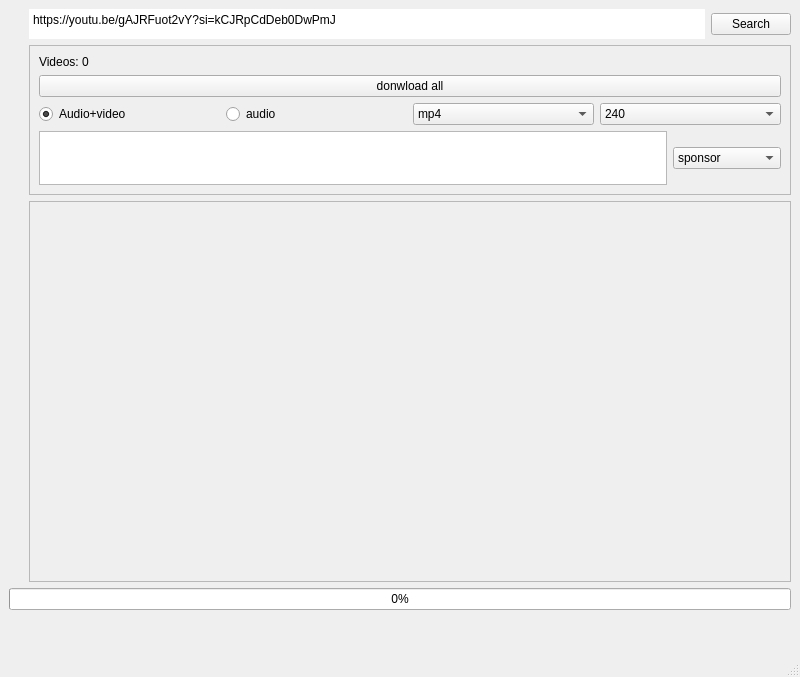
<?xml version="1.0" encoding="UTF-8"?>
<ui version="4.0">
 <class>YtDownloader</class>
 <widget class="QMainWindow" name="YtDownloader">
  <property name="geometry">
   <rect>
    <x>0</x>
    <y>0</y>
    <width>800</width>
    <height>677</height>
   </rect>
  </property>
  <property name="windowTitle">
   <string>YtDownloader</string>
  </property>
  <widget class="QWidget" name="centralwidget">
   <property name="minimumSize">
    <size>
     <width>800</width>
     <height>400</height>
    </size>
   </property>
   <layout class="QVBoxLayout" name="verticalLayout_2">
    <item>
     <layout class="QVBoxLayout" name="verticalLayout">
      <property name="leftMargin">
       <number>20</number>
      </property>
      <item>
       <layout class="QHBoxLayout" name="horizontalLayout">
        <item>
         <widget class="QPlainTextEdit" name="youtubeVideoInput">
          <property name="sizePolicy">
           <sizepolicy hsizetype="Expanding" vsizetype="Fixed">
            <horstretch>0</horstretch>
            <verstretch>0</verstretch>
           </sizepolicy>
          </property>
          <property name="maximumSize">
           <size>
            <width>16777215</width>
            <height>30</height>
           </size>
          </property>
          <property name="styleSheet">
           <string notr="true">QPlainTextEdit {   border-radius: 100px;  }</string>
          </property>
          <property name="plainText">
           <string>https://youtu.be/gAJRFuot2vY?si=kCJRpCdDeb0DwPmJ</string>
          </property>
         </widget>
        </item>
        <item>
         <widget class="QPushButton" name="searchButon">
          <property name="styleSheet">
           <string notr="true"/>
          </property>
          <property name="text">
           <string>Search</string>
          </property>
         </widget>
        </item>
       </layout>
      </item>
      <item>
       <widget class="QFrame" name="frame">
        <property name="sizePolicy">
         <sizepolicy hsizetype="Expanding" vsizetype="Fixed">
          <horstretch>0</horstretch>
          <verstretch>0</verstretch>
         </sizepolicy>
        </property>
        <property name="minimumSize">
         <size>
          <width>0</width>
          <height>150</height>
         </size>
        </property>
        <property name="maximumSize">
         <size>
          <width>16777215</width>
          <height>150</height>
         </size>
        </property>
        <property name="styleSheet">
         <string notr="true">QFrame#line{ background-color: rgb(0, 170, 255);}</string>
        </property>
        <property name="frameShape">
         <enum>QFrame::StyledPanel</enum>
        </property>
        <property name="frameShadow">
         <enum>QFrame::Raised</enum>
        </property>
        <property name="lineWidth">
         <number>20</number>
        </property>
        <layout class="QVBoxLayout" name="verticalLayout_3">
         <item>
          <widget class="QLabel" name="howManyVideos">
           <property name="text">
            <string>Videos: 0</string>
           </property>
          </widget>
         </item>
         <item>
          <widget class="QPushButton" name="donwladAlButton">
           <property name="text">
            <string>donwload all</string>
           </property>
          </widget>
         </item>
         <item>
          <layout class="QHBoxLayout" name="horizontalLayout_5">
           <item>
            <widget class="QRadioButton" name="videoradio">
             <property name="text">
              <string>Audio+video</string>
             </property>
             <property name="checked">
              <bool>true</bool>
             </property>
            </widget>
           </item>
           <item>
            <widget class="QRadioButton" name="audioRadio">
             <property name="text">
              <string>audio</string>
             </property>
            </widget>
           </item>
           <item>
            <widget class="QComboBox" name="FormatDropDown">
             <item>
              <property name="text">
               <string>mp4</string>
              </property>
             </item>
             <item>
              <property name="text">
               <string>mkv</string>
              </property>
             </item>
            </widget>
           </item>
           <item>
            <widget class="QComboBox" name="qualityDropDown_2">
             <property name="currentText">
              <string>1080</string>
             </property>
             <item>
              <property name="text">
               <string>240</string>
              </property>
             </item>
             <item>
              <property name="text">
               <string>360</string>
              </property>
             </item>
             <item>
              <property name="text">
               <string>480</string>
              </property>
             </item>
             <item>
              <property name="text">
               <string>720</string>
              </property>
             </item>
             <item>
              <property name="text">
               <string>1080</string>
              </property>
             </item>
            </widget>
           </item>
          </layout>
         </item>
         <item>
          <layout class="QHBoxLayout" name="horizontalLayout_4">
           <item>
            <widget class="QListWidget" name="sponsorList">
             <property name="maximumSize">
              <size>
               <width>16777215</width>
               <height>300</height>
              </size>
             </property>
             <property name="flow">
              <enum>QListView::LeftToRight</enum>
             </property>
             <property name="viewMode">
              <enum>QListView::ListMode</enum>
             </property>
            </widget>
           </item>
           <item>
            <widget class="QComboBox" name="sponsorDropdown">
             <item>
              <property name="text">
               <string>sponsor</string>
              </property>
             </item>
             <item>
              <property name="text">
               <string>intro</string>
              </property>
             </item>
             <item>
              <property name="text">
               <string>outro</string>
              </property>
             </item>
             <item>
              <property name="text">
               <string>interaction</string>
              </property>
             </item>
             <item>
              <property name="text">
               <string>selfpromo</string>
              </property>
             </item>
             <item>
              <property name="text">
               <string>music_offtopic</string>
              </property>
             </item>
             <item>
              <property name="text">
               <string>preview</string>
              </property>
             </item>
             <item>
              <property name="text">
               <string>poi_highlight</string>
              </property>
             </item>
             <item>
              <property name="text">
               <string>filler</string>
              </property>
             </item>
            </widget>
           </item>
          </layout>
         </item>
        </layout>
       </widget>
      </item>
      <item>
       <widget class="QScrollArea" name="VideosList">
        <property name="styleSheet">
         <string notr="true">QFrame#line{  background-color: rgb(0, 170, 255);
}</string>
        </property>
        <property name="lineWidth">
         <number>10</number>
        </property>
        <property name="widgetResizable">
         <bool>true</bool>
        </property>
        <widget class="QWidget" name="VideosListContent">
         <property name="geometry">
          <rect>
           <x>0</x>
           <y>0</y>
           <width>759</width>
           <height>350</height>
          </rect>
         </property>
         <layout class="QVBoxLayout" name="verticalLayout_4"/>
        </widget>
       </widget>
      </item>
     </layout>
    </item>
    <item>
     <widget class="QProgressBar" name="progressBar">
      <property name="value">
       <number>0</number>
      </property>
     </widget>
    </item>
    <item>
     <layout class="QHBoxLayout" name="horizontalLayout_2">
      <item>
       <widget class="QLabel" name="loadingCircle">
        <property name="sizePolicy">
         <sizepolicy hsizetype="Fixed" vsizetype="Fixed">
          <horstretch>0</horstretch>
          <verstretch>0</verstretch>
         </sizepolicy>
        </property>
        <property name="minimumSize">
         <size>
          <width>30</width>
          <height>30</height>
         </size>
        </property>
        <property name="maximumSize">
         <size>
          <width>30</width>
          <height>30</height>
         </size>
        </property>
        <property name="text">
         <string/>
        </property>
        <property name="pixmap">
         <pixmap resource="loadingIndicator.qrc">:/gifs/assets/loading.gif</pixmap>
        </property>
        <property name="scaledContents">
         <bool>true</bool>
        </property>
       </widget>
      </item>
     </layout>
    </item>
   </layout>
  </widget>
  <widget class="QMenuBar" name="menubar">
   <property name="geometry">
    <rect>
     <x>0</x>
     <y>0</y>
     <width>800</width>
     <height>21</height>
    </rect>
   </property>
  </widget>
  <widget class="QStatusBar" name="statusbar"/>
 </widget>
 <resources>
  <include location="loadingIndicator.qrc"/>
 </resources>
 <connections/>
</ui>
